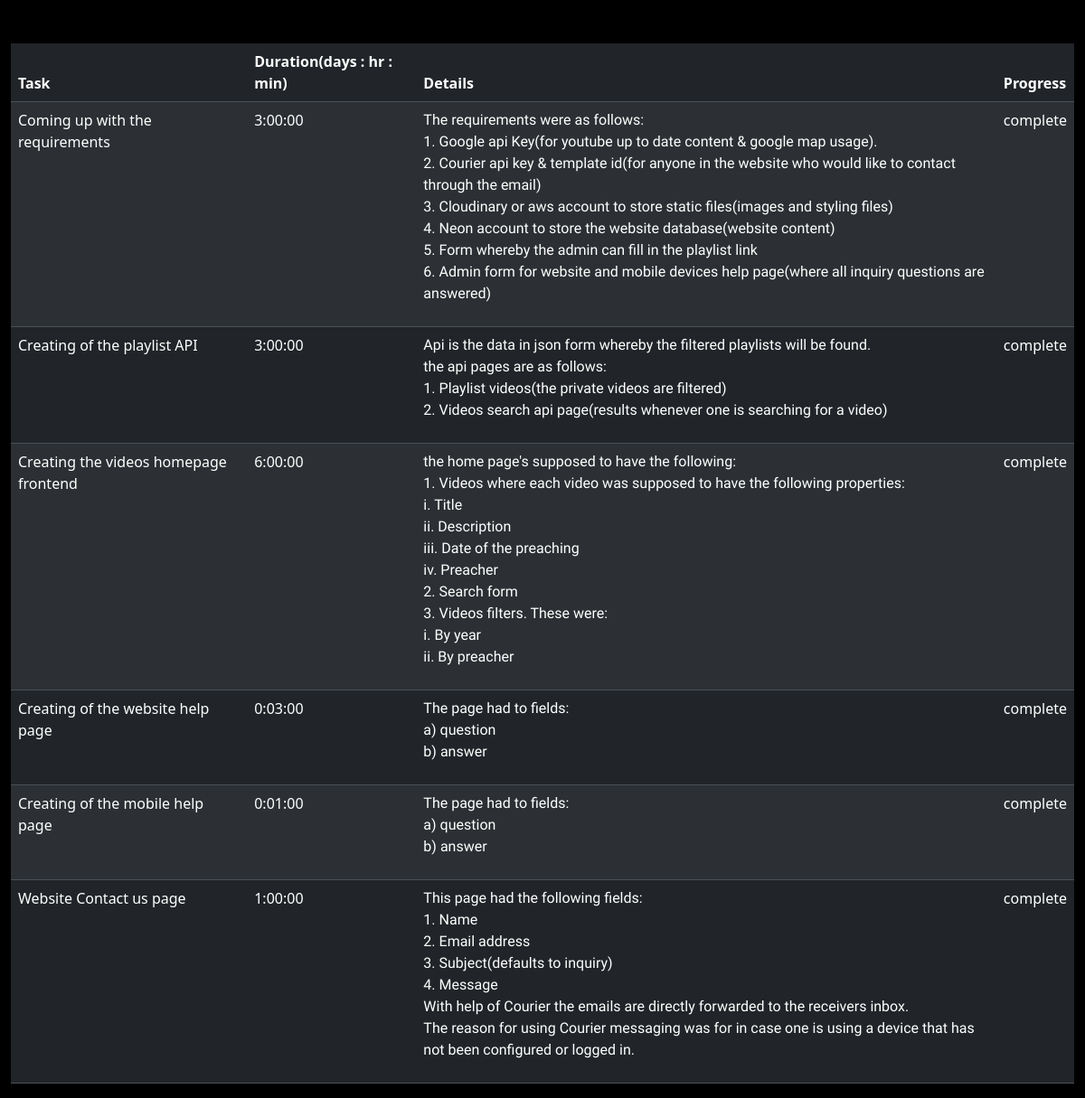
The page /project/1/ (signed in) on the database its author committed.
### todos/models.py (models this page shows, shortened)
class Task(models.Model):
    task_name = models.CharField(max_length=256)
    project = models.ForeignKey(Project, on_delete=models.CASCADE,related_name='project_tasks', related_query_name='project_tasks')
    task_details = models.TextField(null=True, blank=True)
    is_completed = models.BooleanField()
    time_taken = models.DurationField(null=True,)
    date_created = models.DateField(auto_now=True)
    date_updated = models.DateField(auto_now_add=True)

### todos/views.py (the view)
# urls.py: path('project/<int:proj_num>/', project_details,name='proj_details'),
@login_required(login_url='/login')
def project_details(request, proj_num):
    project = get_object_or_404(Project, pk=proj_num)
    tasks = Task.objects.all()
    context = {
        'project':project,
        'tasks': tasks,
    }
    return render(request, 'todos/project_details.html', context)

### todos/templates/todos/project_details.html (shortened to what this page needs)
{% extends 'base.html' %}
{% block content %}
{% if tasks %}
        <table class="table table-striped table-hover bg-black" >
            <div class="container-fluid">
                <thead>
                    <th>Task</th>
                    <th>Duration(days : hr : min)</th>
                    <th>Details</th>
                    <th >Progress</th>
                </thead>
                <tbody>
                    {% for task in tasks %}
                {% if task.project.project_name == project.project_name %}
                    <tr>
                        <td>{{task.task_name}}</td>
                        <td>{{task.time_taken}}</td>
                        <td class="text-break">{{task.task_details|linebreaks}}</td>
                        <td>
                        {% if task.is_completed %}
                            complete
                        {% else %}
                            Pending
                        {% endif %}
                            </td>
                    </tr>
                {% else %}
                    <h2>No tasks</h2>
                {% endif %}
            {% endfor %}
                </tbody>
            </div>
        </table>
    {% endif %}
{% endblock %}

### templates/base.html (shortened to what this page needs)
<!DOCTYPE html>
<html lang="en">
<head>
    <link href="https://cdn.jsdelivr.net/npm/bootstrap@5.3.3/dist/css/bootstrap.min.css" rel="stylesheet">
</head>
<body data-bs-theme="dark" class="bg-black">
    <div class="container-fluid">
        <br>
        <br>
        {% block content %}
    {% endblock %}
    </div>
</body>
</html>

### templates/base.html (style rules this page uses)
p { font-family: 'Kanit'; }

### rows shown on the page
Task: task_name "Coming up with the requirements", time_taken "3:00:00", task_details "The requirements were as follows: 1. Google api Key(for youtube up to date content & google map usage). 2. Courier api key & template id(for anyone in the website who would like to contact through the email) 3. Cloudinary or aws account to store static files(images and styling files) 4. Neon account to store the website database(website content) 5. Form whereby the admin can fill in the playlist link 6. Admin form for website and mobile devices help page(where all inquiry questions are answered)", is_completed "complete"
Task: task_name "Creating of the playlist API", time_taken "3:00:00", task_details "Api is the data in json form whereby the filtered playlists will be found. the api pages are as follows: 1. Playlist videos(the private videos are filtered) 2. Videos search api page(results whenever one is searching for a video)", is_completed "complete"
Task: task_name "Creating the videos homepage frontend", time_taken "6:00:00", task_details "the home page's supposed to have the following: 1. Videos where each video was supposed to have the following properties: i. Title ii. Description iii. Date of the preaching iv. Preacher 2. Search form 3. Videos filters. These were: i. By year ii. By preacher", is_completed "complete"
Task: task_name "Creating of the website help page", time_taken "0:03:00", task_details "The page had to fields: a) question b) answer", is_completed "complete"
Task: task_name "Creating of the mobile help page", time_taken "0:01:00", task_details "The page had to fields: a) question b) answer", is_completed "complete"
Task: task_name "Website Contact us page", time_taken "1:00:00", task_details "This page had the following fields: 1. Name 2. Email address 3. Subject(defaults to inquiry) 4. Message With help of Courier the emails are directly forwarded to the receivers inbox. The reason for using Courier messaging was for in case one is using a device that has not been configured or logged in.", is_completed "complete"
